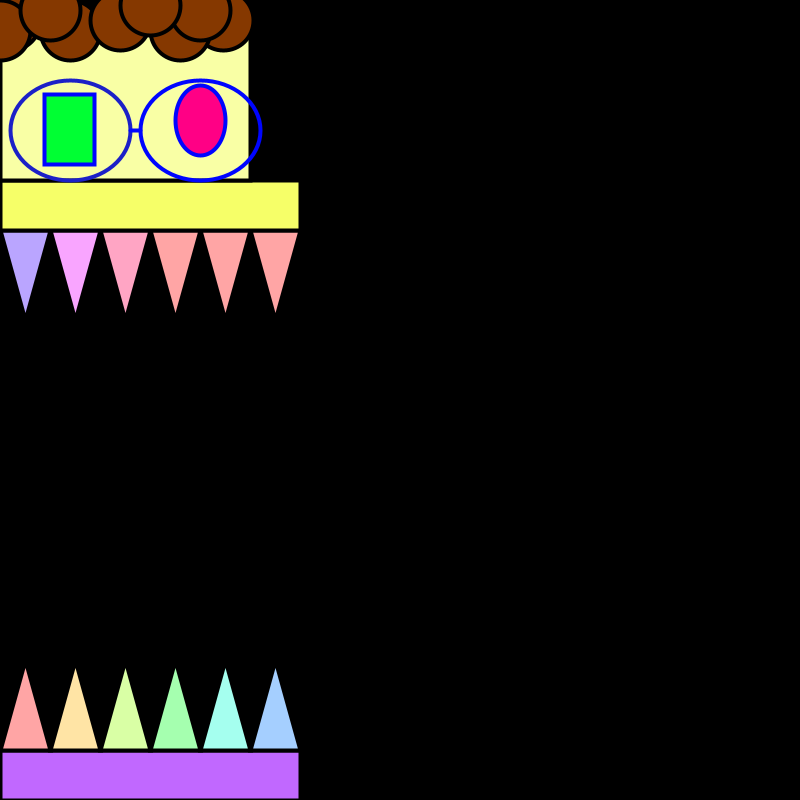
Frame 1 (no input)
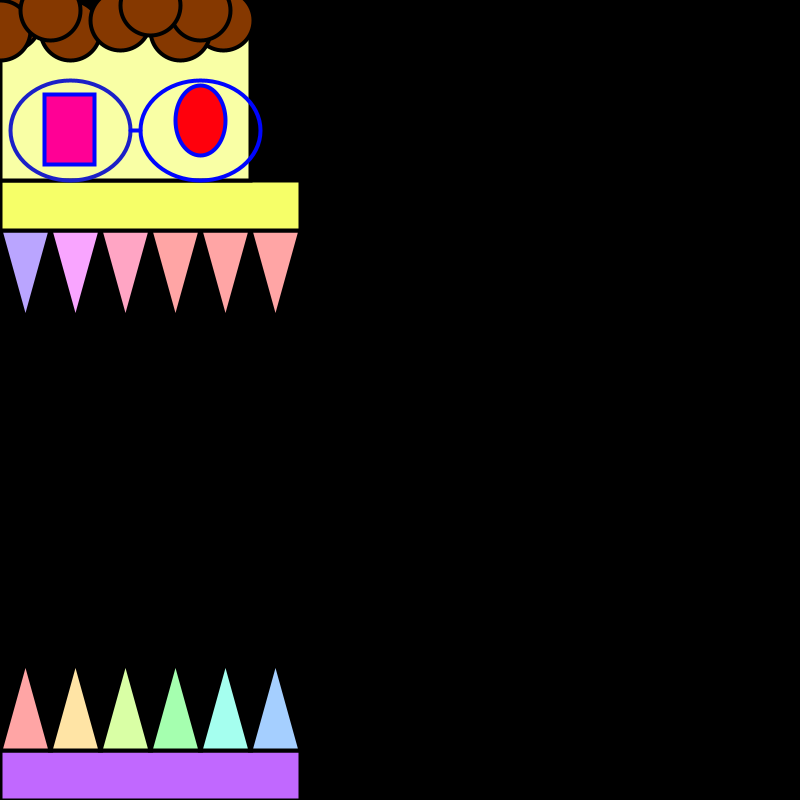
Frame 60 (the mouse pressed at the canvas centre just before this capture)
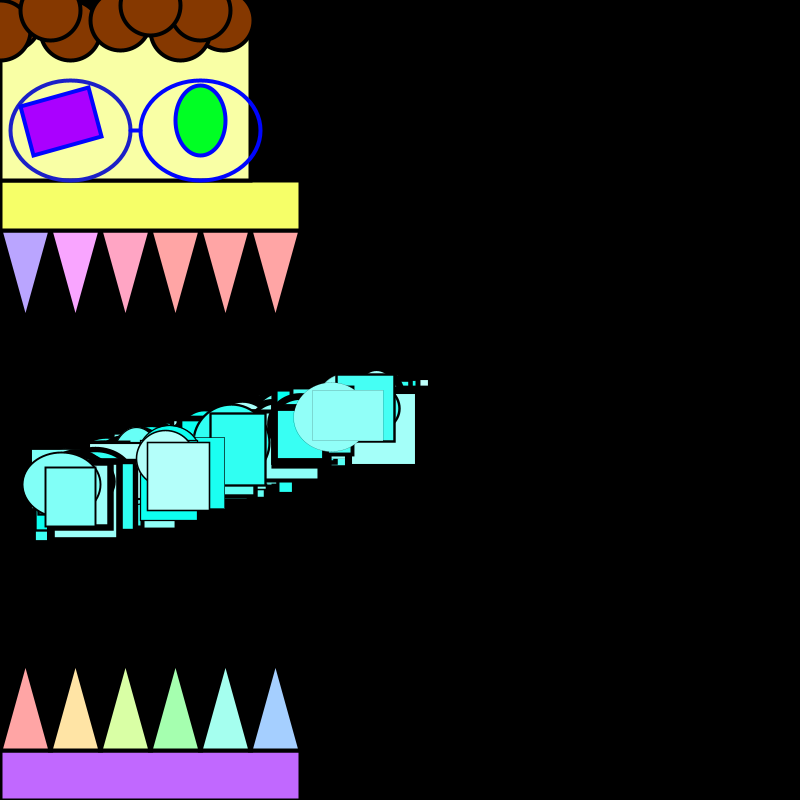
Frame 120 (the mouse held since frame 60 and released just before this capture)

The Processing sketch that drew these frames (run headless with seeded random() and noise(); from frame 60 on, the mouse is pressed at the canvas centre):

// Processing sketch: processing_86527
// ── processing_86527.pde

void draw() {
 background(0);
 stroke(0);
 //line(50, 400, mouseX, mouseY);
 
 //Color Stream Breath
 if (mouseY > 230) {
 if (mouseY < 750) {
 if (mouseX != 0.0) {
   float m = (500.0 - mouseY) / -mouseX;
   float b = mouseY - (m * mouseX);
   
    for(int i=0; i<100; i++) {
      float x= random(50, mouseX);
      float y = m * x + b;
      strokeWeight(random(0, 8));
      fill(mouseY/3.2, random(50, 255), mouseX);
      ellipse(x, y, random(50, 80), random(50, 80));
      rect(random(x-10, x+10)-25, random(y-10, y+10)-25, random(50, 80), random(50, 80));
    }
 }
 }
 }
 strokeWeight(4);
 
 //Isaac's Bottom Jaw
 fill(195, 150, 1000);
 rect(0, 750, 300, 50);
 
 //Isaac's Lower Teeth
 fill(0, 90, 1000);
 triangle(0, 750, 50, 750, 25, 750-90);
 fill(30, 90, 1000);
 triangle(50, 750, 100, 750, 75, 750-90);
 fill(60, 90, 1000);
 triangle(100, 750, 150, 750, 125, 750-90);
 fill(90, 90, 1000);
 triangle(150, 750, 200, 750, 175, 750-90);
 fill(120, 90, 1000);
 triangle(200, 750, 250, 750, 225, 750-90);
 fill(150, 90, 1000);
 triangle(250, 750, 300, 750, 275, 750-90);
 
 //Isaac's Upper Teeth
 fill(180, 90, 1000);
 triangle(0, 230, 50, 230, 25, 320);
 fill(210, 90, 1000);
 triangle(50, 230, 100, 230, 75, 320);
 fill(240, 90, 1000);
 triangle(100, 230, 150, 230, 125, 320);
 fill(270, 90, 1000);
 triangle(150, 230, 200, 230, 175, 320);
 fill(300, 90, 1000);
 triangle(200, 230, 250, 230, 225, 320);
 fill(330, 90, 1000);
 triangle(250, 230, 300, 230, 275, 320);
 
 //Isaac's Head - Lip
 fill(45, 150, 1000);
 rect(0, 180, 300, 50);
 //Isaac's Head - Noggin
 fill(45, 90, 1000);
 rect(0, 30, 250, 150);
 
 //Isaac's Hair
 fill(18, 255, 133);
 ellipse(223, 20, 60, 60);
 ellipse(10, 20, 60, 60);
 ellipse(180, 30, 60, 60);
 ellipse(70, 30, 60, 60);
 ellipse(120, 20, 60, 60);
 ellipse(0, 30, 60, 60);
 ellipse(200, 10, 60, 60);
 ellipse(50, 10, 60, 60);
 ellipse(150, 5, 60, 60);
 
 //Glasses
 stroke(169, 219, 199);
 noFill();
 ellipse(70, 130, 120, 100);
 stroke(169, 255, 1000);
 ellipse(200, 130, 120, 100);
 line(130, 130, 140, 130);
 
 //Color Changing Circular Eye
 fill(random(0, 360), 1000, 1000);
 rotate(0);
 ellipse(200, 120, 50, 70);
 
 //Rotating Color Changing Rectangular Eye
 fill(random(0, 360), 1000, 1000);
 translate(70, 120);
 for(int g=0; g<10; g++) {
 rotate(mouseX/3.0);
 }
 rect(-26, -26, 50, 70);
 
}

void setup() {
 size(800, 800); 
 colorMode(HSB);
 
}
